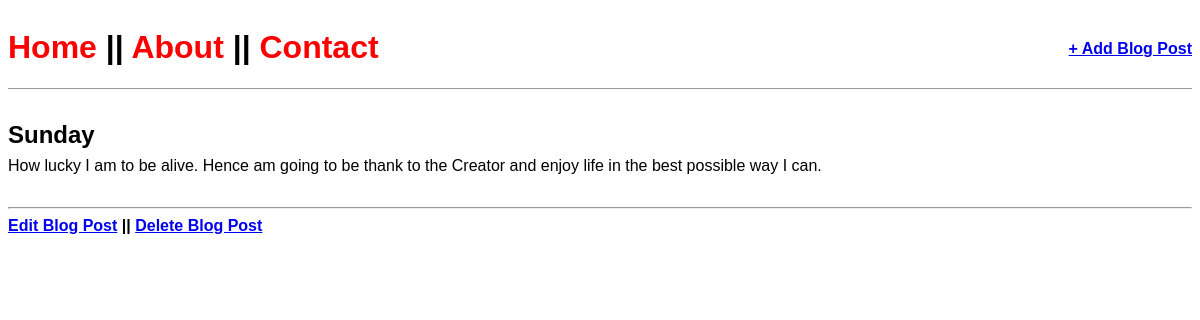
The app's page /post/1/ with its own data.
### blog/models.py (models this page shows, shortened)
class Post(models.Model):
    title = models.CharField(max_length=200)
    author = models.ForeignKey(
        'auth.User',
        on_delete=models.CASCADE,
    )
    body = models.TextField()

### blog/views.py (the view)
# urls.py: path('post/<int:pk>/', DetailBlogView.as_view(), name='detail_page'),
class DetailBlogView(DetailView):
    model = Post
    template_name = 'detail_page.html'

### templates/detail_page.html
{% extends 'base.html' %}
{% block content %}
<div class="post-entry">
    <h2>{{object.title}}</h2>
    <p>{{object.body}}</p>
</div>
<hr>
<b>
    <a href="{% url 'edit_post' post.pk %}">Edit Blog Post</a> ||
    <a href="{% url 'delete_post' post.pk %}">Delete Blog Post</a>
</b>
{% endblock content %}

### static/css/base.css (style rules this page uses)
body { font-family: 'Source Sans Pro', sans-serif; font-size: ǐǗpx; }
.post-entry { margin-bottom: 2rem; }
.post-entry h2 { margin: 0.5rem 0; }
.post-entry p { margin: 0; font-weight: 400; }

### records on screen
Post: title "Sunday", body "How lucky I am to be alive. Hence am going to be thank to the Creator and enjoy life in the best possible way I can."
